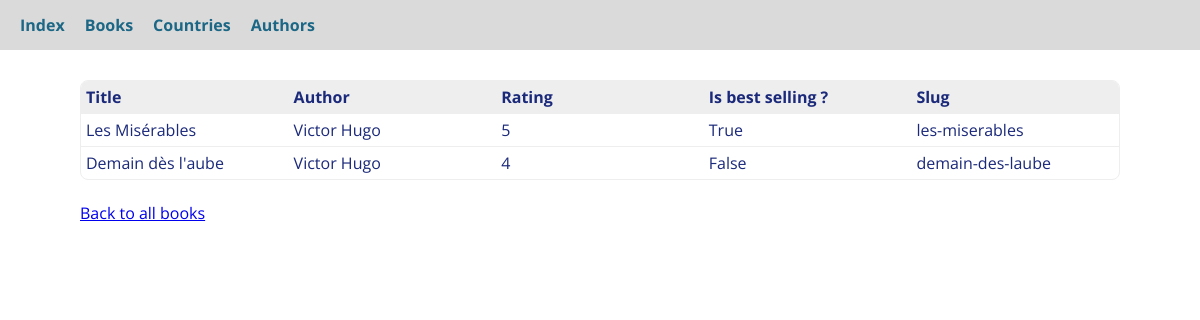
The page /books/ on the database its author committed.
### book_store/models.py (models this page shows, shortened)
class Book(models.Model):  # extends the Model class
    title = models.CharField(max_length=50, unique=True)
    rating = models.IntegerField(validators=[MinValueValidator(1), MaxValueValidator(5)], default=0)
    author = models.ForeignKey(Author, on_delete=models.CASCADE, blank=True, null=False, related_name="books")
    is_bestselling = models.BooleanField(default=False)
    published_countries = models.ManyToManyField(Country, related_name="books", blank=True, null=False)
    slug = models.SlugField(default="", blank=True, null=False, db_index=True)

class Author(models.Model):
    class Meta:
        verbose_name_plural = "Authors"
        unique_together = ["first_name", "last_name"]
    first_name = models.CharField(max_length=50, null=True, blank=True, db_index=True)
    last_name = models.CharField(max_length=50, null=True, blank=True, db_index=True)
    country = models.ForeignKey(Country, on_delete=models.PROTECT, null=True, blank=True, db_index=True, related_name="authors")
    slug = models.SlugField(default="", blank=True, null=False, db_index=True)
    def __str__(self):
        return f"{self.first_name} {self.last_name}"

### book_store/views.py (the view)
# urls.py: path("books/", views.books, name="books"),
def books(request):
    columns = [
        {"name": "title", "title": "Title"},
        {"name": "author", "title": "Author"},
        {"name": "rating", "title": "Rating"},
        {"name": "is_bestselling", "title": "Is best selling ?"},
        {"name": "slug", "title": "Slug"},
    ]
    data = Book.objects.all()
    context = {"title": "Books", "columns": columns, "data": data}
    return render(request, "book_store/generic_table.html", context)

### book_store/templatetags/custom_filters.py (called while the page is built)
@register.filter
def get_item(obj, attr):
    return getattr(obj, attr)

### book_store/templates/book_store/generic_table.html (shortened to what this page needs)
{% extends "book_store/base.html" %}
{% load custom_filters %}
{% block content %}
    <table id="sortable-table">
        <thead>
            <tr>
                {% for column in columns %}<th data-name="{{ column.name }}">{{ column.title }}</th>{% endfor %}
            </tr>
        </thead>
        <tbody>
            {% for row in data %}
                <tr data-slug="{{ row.slug }}">
                    {% for col in columns %}<td>{{ row|get_item:col.name }}</td>{% endfor %}
                </tr>
            {% endfor %}
        </tbody>
    </table>
    <br>
    <a href="{% url 'index' %}">Back to all books</a>
{% endblock content %}

### static/app.css (style rules this page uses)
* { box-sizing: border-box; }
html { font-family: 'Open Sans', 'Lato', sans-serif; }
body { margin: 80px; color: rgb(27, 41, 122); }
table { border-collapse: separate; width: 100%; border: 1px solid #eee; border-radius: 8px; overflow: hidden; border-spacing: 0; }
th { background-color: #eee; text-align: left; font-weight: bold; border: none; }
td { text-align: left; border-top: 1px solid #eee; }
th, td { padding: 5px; min-width: 150px; }

### book_store/templates/book_store/generic_table.html (style rules this page uses)
th { cursor: pointer; }

### rows shown on the page
Book: columns "Les Misérables" "Victor Hugo" "5" "True" "les-miserables"
Book: columns "Demain dès l'aube" "Victor Hugo" "4" "False" "demain-des-laube"

### other values the page prints
{{ column.title }} "Title" "Author" "Rating" "Is best selling ?" "Slug"
